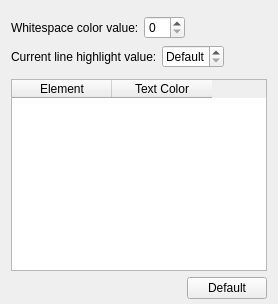
     <widget class="QWidget" name="tab_5">
      <attribute name="title">
       <string>Syntax Colors</string>
      </attribute>
      <layout class="QGridLayout" name="gridLayout_2">
       <property name="bottomMargin">
        <number>5</number>
       </property>
       <item row="0" column="0">
        <layout class="QHBoxLayout" name="horizontalLayout_16">
         <property name="spacing">
          <number>5</number>
         </property>
         <property name="topMargin">
          <number>5</number>
         </property>
         <item>
          <widget class="QLabel" name="whiteSpaceLabel">
           <property name="text">
            <string>Whitespace color value:</string>
           </property>
          </widget>
         </item>
         <item>
          <widget class="QSpinBox" name="whiteSpaceSpin"/>
         </item>
         <item>
          <spacer name="horizontalSpacer_16">
           <property name="orientation">
            <enum>Qt::Horizontal</enum>
           </property>
           <property name="sizeHint" stdset="0">
            <size>
             <width>5</width>
             <height>5</height>
            </size>
           </property>
          </spacer>
         </item>
        </layout>
       </item>
       <item row="1" column="0">
        <layout class="QHBoxLayout" name="horizontalLayout_17">
         <property name="spacing">
          <number>5</number>
         </property>
         <property name="bottomMargin">
          <number>5</number>
         </property>
         <item>
          <widget class="QLabel" name="curLineLabel">
           <property name="toolTip">
            <string>Has effect only if line numbers are shown.</string>
           </property>
           <property name="text">
            <string>Current line highlight value:</string>
           </property>
          </widget>
         </item>
         <item>
          <widget class="QSpinBox" name="curLineSpin">
           <property name="toolTip">
            <string>Has effect only if line numbers are shown.</string>
           </property>
           <property name="specialValueText">
            <string>Default</string>
           </property>
          </widget>
         </item>
         <item>
          <spacer name="horizontalSpacer_17">
           <property name="orientation">
            <enum>Qt::Horizontal</enum>
           </property>
           <property name="sizeHint" stdset="0">
            <size>
             <width>5</width>
             <height>5</height>
            </size>
           </property>
          </spacer>
         </item>
        </layout>
       </item>
       <item row="2" column="0">
        <widget class="QTableWidget" name="syntaxTableWidget">
         <property name="alternatingRowColors">
          <bool>true</bool>
         </property>
         <property name="selectionMode">
          <enum>QAbstractItemView::SingleSelection</enum>
         </property>
         <attribute name="verticalHeaderVisible">
          <bool>false</bool>
         </attribute>
         <column>
          <property name="text">
           <string>Element</string>
          </property>
         </column>
         <column>
          <property name="text">
           <string>Text Color</string>
          </property>
         </column>
        </widget>
       </item>
       <item row="3" column="0" alignment="Qt::AlignRight">
        <widget class="QPushButton" name="defaultSyntaxButton">
         <property name="toolTip">
          <string>Restore default syntax colors.</string>
         </property>
         <property name="text">
          <string>Default</string>
         </property>
        </widget>
       </item>
      </layout>
     </widget>
